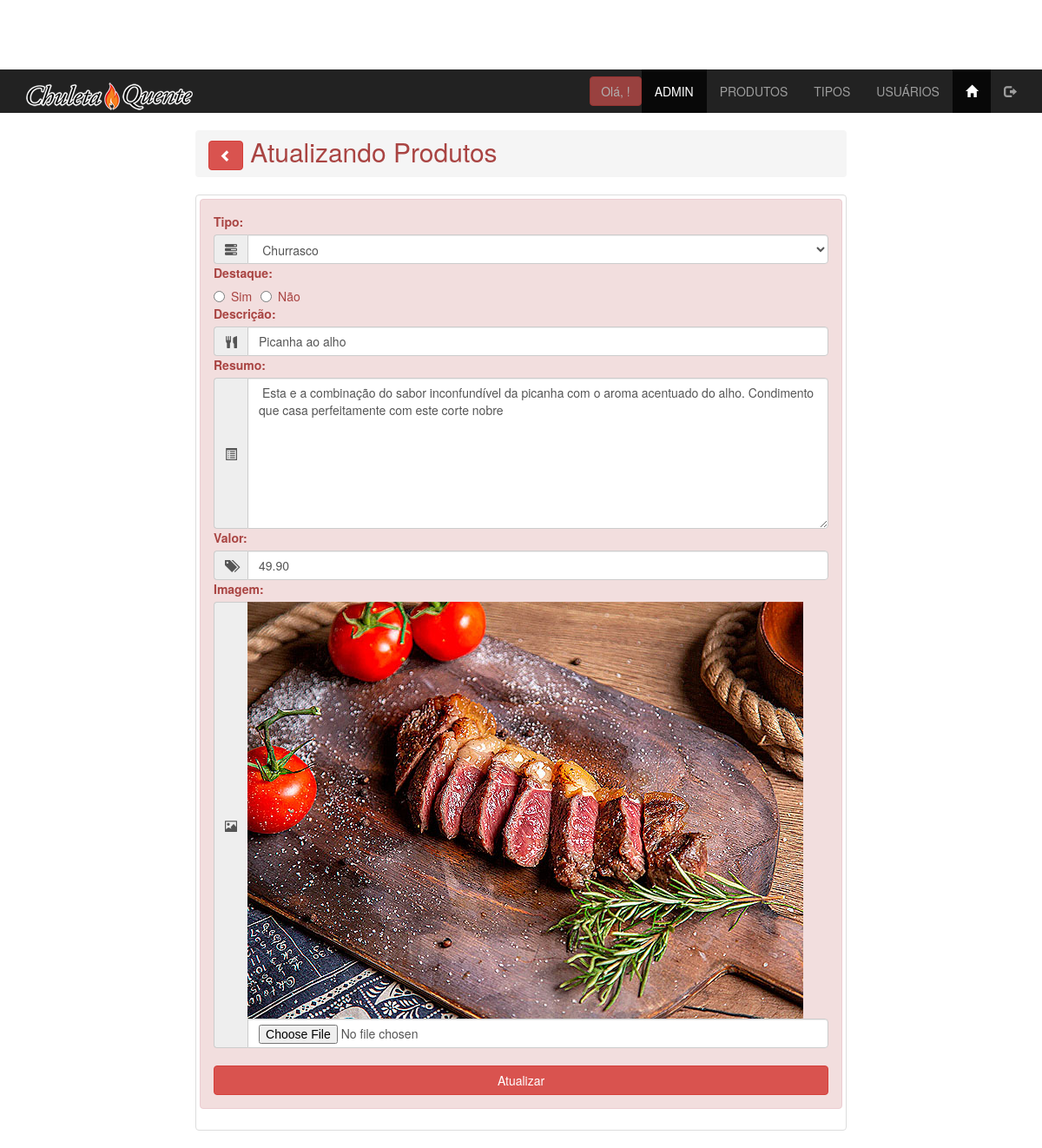
The page /view/admin/produtos_atualiza.php?id=1 on the database its author committed.
### tables this page shows
CREATE TABLE `produtos` (
  `id` int(11) NOT NULL,
  `tipo_id` int(11) NOT NULL,
  `descricao` varchar(100) NOT NULL,
  `resumo` varchar(1000) DEFAULT NULL,
  `valor` decimal(9,2) DEFAULT NULL,
  `imagem` varchar(50) DEFAULT NULL,
  `destaque` enum('Sim','Não') NOT NULL
);

### controller/Controller_produtos_atualiza.php (called while the page is built, shortened)
<?php
class ProdutoAtualizaController {
    private $pdo;
    public function __construct($pdo) {
        $this->pdo = $pdo;
    }
    public function obterTipos() {
        $sql = $this->pdo->query("SELECT * FROM tipos ORDER BY rotulo");
        return $sql->fetchAll();
    }
    public function SelecionarProduto($id) {
        $stmt = $this->pdo->prepare("SELECT * FROM produtos WHERE id = :id");
        $stmt->bindParam(':id', $id, PDO::PARAM_INT);
        $stmt->execute();
        if ($stmt->rowCount() > 0) {
            return $stmt->fetch(PDO::FETCH_ASSOC);
        } else {
            return null;
        }
    }
}

### view/admin/produtos_atualiza.php (the view, shortened to what this page needs)
<?php
require_once '../../controller/Controller_produtos_atualiza.php';
require_once '../../model/connectPDO.php';
$produtoController = new ProdutoAtualizaController($pdo);
$id = $_GET['id'];
$produto = $produtoController->SelecionarProduto($id);
$tipos = $produtoController->obterTipos();
?>
<!DOCTYPE html>
<html lang="pt-BR">
<head>
    <link rel="stylesheet" href="../../css/bootstrap.min.css">
    <link rel="stylesheet" href="../../css/estilo.css">
</head>
<body>
<?php include "menu_adm.php"; ?>
<main class="container">
    <div class="row">
        <div class="col-xs-12 col-sm-offset-2 col-sm-6 col-md-8">
            <h2 class="breadcrumb text-danger">
                <a href="produtos_lista.php">
                    <button class="btn btn-danger">
                        <span class="glyphicon glyphicon-chevron-left"></span>
                    </button>
                </a>
                Atualizando Produtos
            </h2>
            <div class="thumbnail">
                <div class="alert alert-danger" role="alert">
                    <form action="" method="post" enctype="multipart/form-data" id="form_insere">
                        <label for="id_tipo">Tipo:</label>
                        <div class="input-group">
                            <span class="input-group-addon">
                                <span class="glyphicon glyphicon-tasks" aria-hidden="true"></span>
                            </span>
                            <select name="id_tipo" id="id_tipo" class="form-control" required>
                                <?php foreach ($tipos as $tipo) { ?>
                                    <option value="<?= $tipo['id'] ?>">
                                        <?= $tipo['rotulo'] ?>
                                    </option>
                                <?php } ?>
                            </select>
                        </div>
                        <label for="destaque">Destaque:</label>
                        <div class="input-group">
                            <label for="destaque_s" class="radio-inline">
                                <input type="radio" name="destaque" value="Sim" <?= $produto['destaque'] ?>>Sim
                            </label>
                            <label for="destaque_n" class="radio-inline">
                                <input type="radio" name="destaque" value="Não" <?= $produto['destaque'] ?>>Não
                            </label>
                        </div>
                        <label for="descricao">Descrição:</label>
                        <div class="input-group">
                            <span class="input-group-addon">
                                <span class="glyphicon glyphicon-cutlery" aria-hidden="true"></span>
                            </span>
                            <input type="text" name="descricao" id="descricao" class="form-control"
                                   placeholder="Digite a descrição do Produto" maxlength="100" required
                                   value="<?=  $produto['descricao'] ?>">
                        </div>
                        <label for="resumo">Resumo:</label>
                        <div class="input-group">
                            <span class="input-group-addon">
                                <span class="glyphicon glyphicon-list-alt" aria-hidden="true"></span>
                            </span>
                            <textarea name="resumo" id="resumo" cols="30" rows="8"
                                      class="form-control" placeholder="Digite os detalhes do Produto" required><?=  ($produto['resumo']) ?></textarea>
                        </div>
                        <label for="valor">Valor:</label>
                        <div class="input-group">
                            <span class="input-group-addon">
                                <span class="glyphicon glyphicon-tags" aria-hidden="true"></span>
                            </span>
                            <input type="number" name="valor" id="valor" class="form-control"
                                   min="0" step="0.01" required
                                   value="<?=  $produto['valor'] ?>">
                        </div>
                        <label for="imagem">Imagem:</label>
                        <div class="input-group">
                            <span class="input-group-addon">
                                <span class="glyphicon glyphicon-picture" aria-hidden="true"></span>
                            </span>
                            <img src="<?= isset($produto['imagem']) ? '../../images/' . ($produto['imagem']) : ''; ?>" id="imagem" class="img-responsive">
                            <input type="file" name="imagemfile" id="imagemfile" class="form-control" accept="image/*" required>
                        </div>
                        <br>
                        <input type="submit" name="enviar" class="btn btn-danger btn-block" value="Atualizar">
                    </form>
                </div>
            </div>
        </div>
    </div>
</main>
</body>
</html>

### view/admin/menu_adm.php (shortened to what this page needs)
<nav class="nav navbar-inverse">
    <div class="container-fluid">
        <div class="navbar-header">
            <a href="index.php" class="navbar-brand">
                <img src="../../images/logo-chuleta.png" alt="">
            </a>
        </div>
        <div class="collapse navbar-collapse" id="defaultNavbar">
            <ul class="nav navbar-nav navbar-right">
                <li>
                    <button type="button" class="btn btn-danger navbar-btn disabled" style="cursor: default;">
                        Olá, !
                    </button>
                </li>
                <li class="active"><a href="index.php">ADMIN</a></li>
                <li><a href="produtos_lista.php">PRODUTOS</a></li>
                <li><a href="tipos_lista.php">TIPOS</a></li>
                <li><a href="usuarios_lista.php">USUÁRIOS</a></li>
                <li class="active">
                    <a href="../index.php">
                        <span class="glyphicon glyphicon-home"></span>
                    </a>
                </li>
                <li>
                    <a href="../../controller/Controller_logout.php">
                        <span class="glyphicon glyphicon-log-out"></span>
                    </a>
                </li>
            </ul>
        </div>
    </div>
</nav>

### css/estilo.css (style rules this page uses)
body { margin-top: 40px; padding-top: 40px; }

### rows shown on the page
produtos: descricao "Picanha ao alho", resumo "Esta e a combinação do sabor inconfundível da picanha com o aroma acentuado do alho. Condimento que casa perfeitamente com este corte nobre", valor "49.90", imagem (picture)

### other values the page prints
form field id_tipo "Churrasco"
